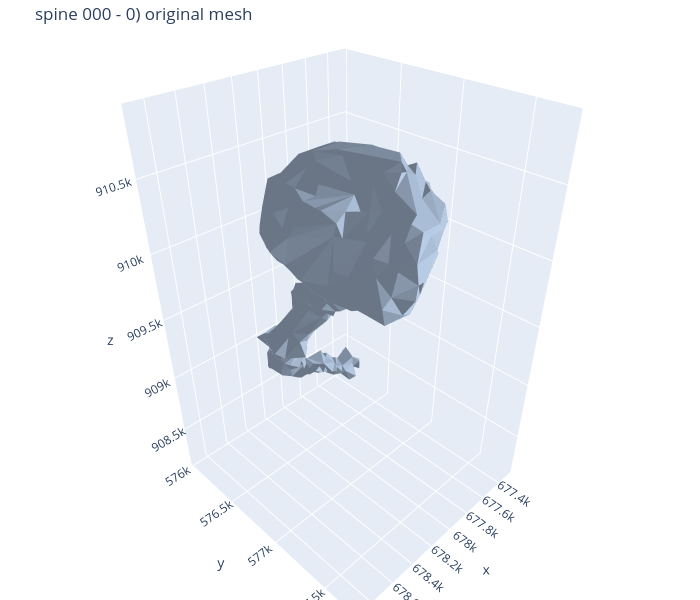
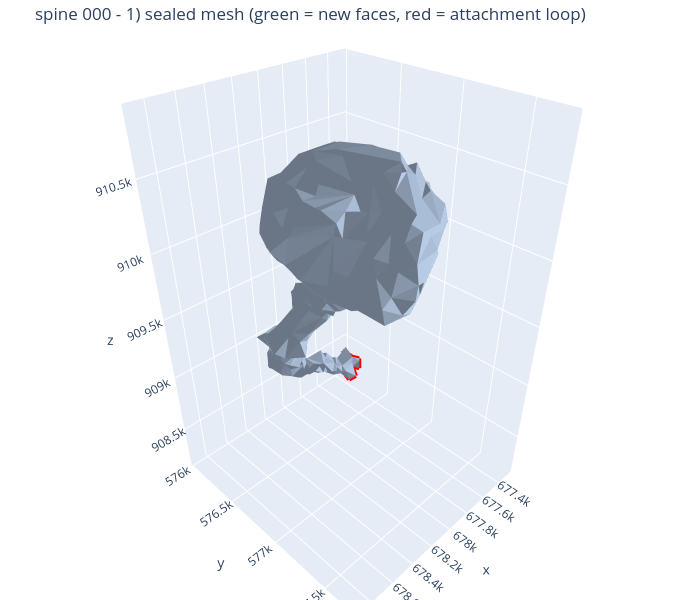
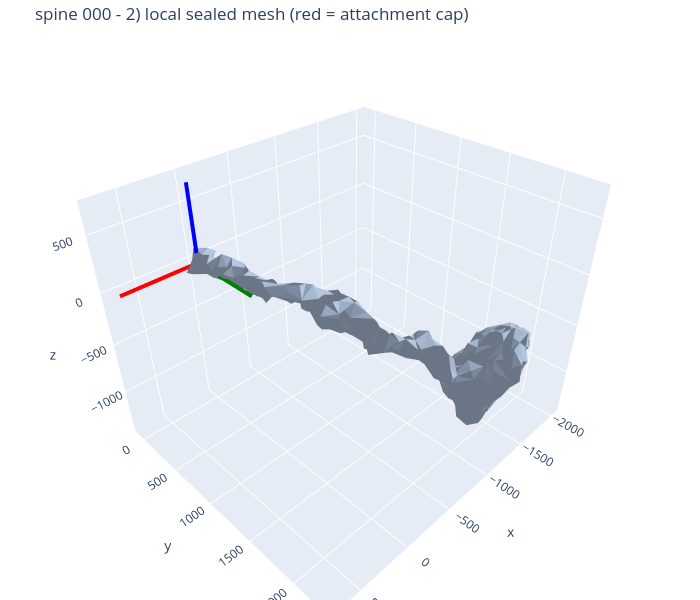
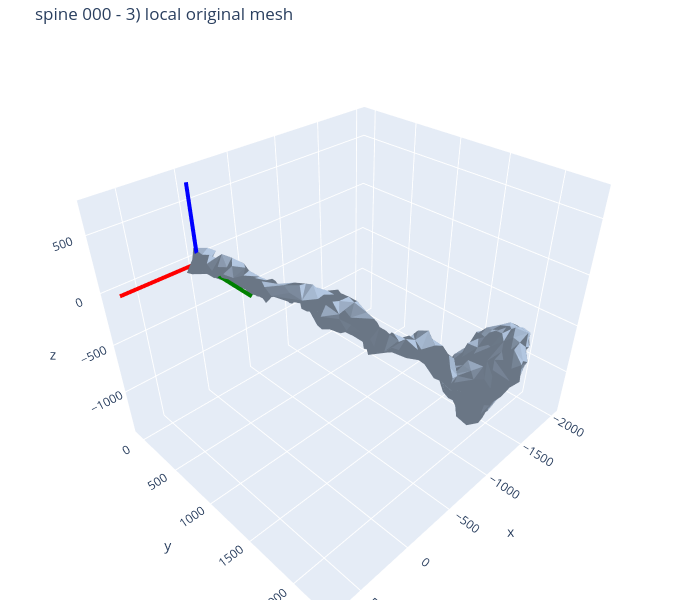

Notebook code for these charts, in order:
### Markdown cell above
## Visual QA plots

Six figures per spine: 0) original, 1) sealed (new faces green / attachment loop red), 2) local sealed (attachment cap red + local frame), 3) local original (local frame), 4) point clouds grid (rows = point count, columns = seed variant; red = attachment cap), 5) SDF samples (colored by signed distance; negative = inside).

### Code cell
figures_by_spine = {}
for record in records:
    print(f"\n=== spine {record.object_id} ===")
    figures_by_spine[record.spine_id] = visualize_spine_stage_outputs(record, cfg)

### Figure 1 — Plotly figure (JSON) as saved in the notebook; plotly's stock layout.template omitted (floating-point values rounded to 4 significant figures; data arrays with more than 128 entries replaced by an {"elided": "..."} marker saying what was removed)
{"data": [{"color": "lightsteelblue", "flatshading": true, "i": {"elided": "1011 int values"}, "j": {"elided": "1011 int values"}, "k": {"elided": "1011 int values"}, "lighting": {"ambient": 0.6, "diffuse": 0.6}, "name": "original", "opacity": 1, "showscale": false, "type": "mesh3d", "x": {"elided": "512 float values"}, "y": {"elided": "512 float values"}, "z": {"elided": "512 float values"}}], "layout": {"height": 600, "margin": {"b": 0, "l": 0, "r": 0, "t": 40}, "scene": {"aspectmode": "data", "xaxis": {"title": {"text": "x"}}, "yaxis": {"title": {"text": "y"}}, "zaxis": {"title": {"text": "z"}}}, "showlegend": false, "title": {"text": "spine 000 - 0) original mesh"}, "width": 700}}

### Figure 2 — Plotly figure (JSON) as saved in the notebook; plotly's stock layout.template omitted (floating-point values rounded to 4 significant figures; data arrays with more than 128 entries replaced by an {"elided": "..."} marker saying what was removed)
{"data": [{"facecolor": {"elided": "1024 str values"}, "flatshading": true, "i": {"elided": "1024 int values"}, "j": {"elided": "1024 int values"}, "k": {"elided": "1024 int values"}, "lighting": {"ambient": 0.6, "diffuse": 0.6}, "name": "sealed", "opacity": 1, "showscale": false, "type": "mesh3d", "x": {"elided": "514 float values"}, "y": {"elided": "514 float values"}, "z": {"elided": "514 float values"}}, {"line": {"color": "red", "width": 8}, "mode": "lines", "name": "attachment loop", "type": "scatter3d", "x": [677292, 677355, null, 677292, 677418, null, 677292, 677292, null, 677292, 677334, null, 677292, 677355, null, 677334, 677376, null, 677355, 677355, null, 677376, 677376, null, 677376, 677418, null, 677418, 677418, null], "y": [576051, 576051, null, 576051, 576093, null, 576198, 576198, null, 576198, 576240, null, 576198, 576177, null, 576240, 576198, null, 576051, 576177, null, 576198, 576240, null, 576240, 576198, null, 576093, 576198, null], "z": [908313, 908418, null, 908313, 908271, null, 908292, 908376, null, 908292, 908313, null, 908376, 908418, null, 908313, 908334, null, 908418, 908418, null, 908334, 908250, null, 908250, 908208, null, 908271, 908208, null]}], "layout": {"height": 600, "margin": {"b": 0, "l": 0, "r": 0, "t": 40}, "scene": {"aspectmode": "data", "xaxis": {"title": {"text": "x"}}, "yaxis": {"title": {"text": "y"}}, "zaxis": {"title": {"text": "z"}}}, "showlegend": false, "title": {"text": "spine 000 - 1) sealed mesh (green = new faces, red = attachment loop)"}, "width": 700}}

### Figure 3 — Plotly figure (JSON) as saved in the notebook; plotly's stock layout.template omitted (floating-point values rounded to 4 significant figures; data arrays with more than 128 entries replaced by an {"elided": "..."} marker saying what was removed)
{"data": [{"facecolor": {"elided": "1024 str values"}, "flatshading": true, "i": {"elided": "1024 int values"}, "j": {"elided": "1024 int values"}, "k": {"elided": "1024 int values"}, "lighting": {"ambient": 0.6, "diffuse": 0.6}, "name": "local sealed", "opacity": 1, "showscale": false, "type": "mesh3d", "x": {"elided": "514 float values"}, "y": {"elided": "514 float values"}, "z": {"elided": "514 float values"}}, {"marker": {"color": "black", "size": 6}, "mode": "markers", "name": "origin", "type": "scatter3d", "x": [0], "y": [0], "z": [0]}, {"line": {"color": "red", "width": 8}, "mode": "lines", "name": "tangent (+X)", "type": "scatter3d", "x": [0, 709.9], "y": [0, 0], "z": [0, 0]}, {"line": {"color": "green", "width": 8}, "mode": "lines", "name": "radial (+Y)", "type": "scatter3d", "x": [0, 0], "y": [0, 709.9], "z": [0, 0]}, {"line": {"color": "blue", "width": 8}, "mode": "lines", "name": "binormal (+Z)", "type": "scatter3d", "x": [0, 0], "y": [0, 0], "z": [0, 709.9]}], "layout": {"height": 600, "margin": {"b": 0, "l": 0, "r": 0, "t": 40}, "scene": {"aspectmode": "data", "xaxis": {"title": {"text": "x"}}, "yaxis": {"title": {"text": "y"}}, "zaxis": {"title": {"text": "z"}}}, "showlegend": false, "title": {"text": "spine 000 - 2) local sealed mesh (red = attachment cap)"}, "width": 700}}

### Figure 4 — Plotly figure (JSON) as saved in the notebook; plotly's stock layout.template omitted (floating-point values rounded to 4 significant figures; data arrays with more than 128 entries replaced by an {"elided": "..."} marker saying what was removed)
{"data": [{"color": "lightsteelblue", "flatshading": true, "i": {"elided": "1011 int values"}, "j": {"elided": "1011 int values"}, "k": {"elided": "1011 int values"}, "lighting": {"ambient": 0.6, "diffuse": 0.6}, "name": "local original", "opacity": 1, "showscale": false, "type": "mesh3d", "x": {"elided": "512 float values"}, "y": {"elided": "512 float values"}, "z": {"elided": "512 float values"}}, {"marker": {"color": "black", "size": 6}, "mode": "markers", "name": "origin", "type": "scatter3d", "x": [0], "y": [0], "z": [0]}, {"line": {"color": "red", "width": 8}, "mode": "lines", "name": "tangent (+X)", "type": "scatter3d", "x": [0, 709.9], "y": [0, 0], "z": [0, 0]}, {"line": {"color": "green", "width": 8}, "mode": "lines", "name": "radial (+Y)", "type": "scatter3d", "x": [0, 0], "y": [0, 709.9], "z": [0, 0]}, {"line": {"color": "blue", "width": 8}, "mode": "lines", "name": "binormal (+Z)", "type": "scatter3d", "x": [0, 0], "y": [0, 0], "z": [0, 709.9]}], "layout": {"height": 600, "margin": {"b": 0, "l": 0, "r": 0, "t": 40}, "scene": {"aspectmode": "data", "xaxis": {"title": {"text": "x"}}, "yaxis": {"title": {"text": "y"}}, "zaxis": {"title": {"text": "z"}}}, "showlegend": false, "title": {"text": "spine 000 - 3) local original mesh"}, "width": 700}}
